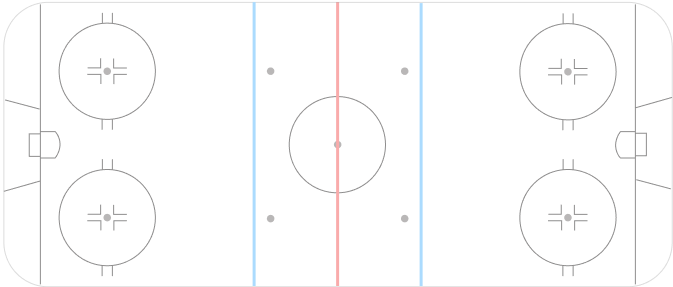
#> input picture notebooks/assets/rink-bg-plot_simple.png, 673 x 287 px
$ jupyter execute --allow-errors 002.2-tracking.ipynb
#> lines starting #> are read from the running program, lines starting #| are printed output that depends on the picture
[cell 1]
import numpy as np
import numpy.linalg as la
import matplotlib.pyplot as plt
import json

## Import game data

#> (a cell that did not finish here is left out)

[cell 3]
triangles =  [
    ["L22","L32","L33"],
    ["L11","L12","L21"],
    ["L12","L13","L23"],
    ["L13","L14","L25"],
    ["L21","L12","L22"],
    ["L12","L22","L23"],
    ["L23","L13","L24"],
    ["L13","L24","L25"],
    ["L21","L22","L32"],
    ["L22","L23","L33"],
    ["L23","L33","L34"],
    ["L23","L24","L34"],
    ["L24","L34","L35"],
    ["L24","L25","L35"],
    ["L25","L36","L54"],
    ["L21","L31","L51"],
    ["L21","L31","L32"],
    ["L31","L32","L41"],
    ["L35","L25","L36"],
    ["L31","L42","L41"],
    ["L32","L41","L33"],
    ["L33","L34","L53"],
    ["L34","L42","L35"],
    ["L35","L36","L42"],
    ["L36","L42","L54"],
    ["L42","L53","L54"],
    ["L34","L42","L53"],
    ["L33","L52","L53"],
    ["L33","L41","L52"],
    ["L31","L41","L51"],
    ["L51","L52","C1"],
    ["C1","L52","C2"],
    ["L52","C2","L53"],
    ["L53","C3","L54"]
]

[cell 4]
plotTrackersCoors = {
    'C1': [ 337.48 , 3.77 ],
    'C2': [ 337.48 , 144.58 ],
    'C3': [336.69 , 283.54 ],
    'L11': [ 4.46  , 38.68 ],
    'L12': [4.12  , 99.92 ],
    'L13': [ 3.85 , 191.6  ],
    'L14': [ 4.64 , 250.44 ],
    'L21': [ 40.89 , 6.92 ],
    'L22': [ 40.63 , 109.11  ],
    'L23': [ 29.6 , 144.58 ],
    'L24': [ 40.89 , 180.3 ],
    'L25': [ 40.63 , 282.49 ],
    'L31': [ 112.61 , 23.21 ],
    'L32': [ 107.09 , 71.28 ],
    'L33': [ 101.84 , 119.36 ],
    'L34': [ 102.1 , 169.01 ],
    'L35': [ 107.09 , 217.34 ],
    'L36': [ 112.09 , 264.89 ],
    'L41': [  155.69, 69.45 ],
    'L42': [ 155.43 , 220.23 ],
    'L51': [ 253.15 , 4.82 ],
    'L52': [ 270.49 , 71.28 ],
    'L53': [ 270.49 , 218.39 ],
    'L54': [ 253.15 , 283.54 ]
}

#> (a cell that did not finish here is left out)

[cell 6]
def getPlayerNum( _itemName ):
    targetItem = None

    for itemReg in itemsReg:
        if itemReg['name'] == _itemName:
            targetItem = itemReg
            break

    if targetItem:
        return targetItem['num']


# [27 lines left out: function getItemCoorByFrame, not called in this run]

## Calculate

[cell 7]
class Vector:
    def __init__(self, x, y):
        self.x = x
        self.y = y

[cell 8]
# [11 lines left out: function isPointInTriangle, not called in this run]

[cell 9]
# [6 lines left out: function barycentric_coords, not called in this run]

[cell 10]
# Delta correction in x,y screen-capture-coordinates to plot-coordinates

d = 172.34

def mapX(_x):
    return round(_x  * d, 3)

def mapY(_y):
    return round(474 - (_y * d), 3)

[cell 11]
txs = [plotTrackersCoors[key][0]  for key in plotTrackersCoors]
tys = [plotTrackersCoors[key][1]  for key in plotTrackersCoors]

### Map coors

[cell 12]
def draw( pName, frameTarget, _pxs, _pys, _labels= [] ):


    a = None
    b = None
    c = None

    p = None

    pNum = getPlayerNum(pName)

    isV = False

    for triangleVertices in triangles:
        cAName = triangleVertices[0] #'L11'
        cBName = triangleVertices[1] #'L23'
        cCName = triangleVertices[2] #'L34'

        # Scene triangle and item coordinates

        a = getItemCoorByFrame( cAName, frameTarget)
        b = getItemCoorByFrame( cBName, frameTarget)
        c = getItemCoorByFrame( cCName, frameTarget)

        p = getItemCoorByFrame(pName, frameTarget)

        # check is in triangle
        va = Vector( a[0], a[1])
        vb = Vector( b[0], b[1])
        vc = Vector( c[0], c[1])

        vp = Vector( p[0], p[1])

        isV = isPointInTriangle(vp, va, vb, vc)
        #

        if isV:
            print(pName,' (', pNum, ') ', ' >> is in triangle: ', triangleVertices )
            break

    if not isV:
        print(pName,' (', pNum, ') ', ' >> NOT in any triangle' )
        return

    aX= mapX(a[0])
    aY= mapY(a[1])

    bX= mapX(b[0])
    bY= mapY(b[1])

    cX= mapX(c[0])
    cY= mapY(c[1])

    pX = mapX(p[0])
    pY = mapY(p[1])

    bCoords = barycentric_coords([ [aX, aY],[bX, bY],[cX, cY]], [pX,pY])

    # Plot triangle and item coordinates

    [aX_, aY_ ] = plotTrackersCoors[cAName]
    [bX_, bY_ ] = plotTrackersCoors[cBName]
    [cX_, cY_ ] = plotTrackersCoors[cCName]

    pX_ = round((bCoords[0]*aX_ + bCoords[1]*bX_ + bCoords[2]*cX_), 3)
    pY_ = round((bCoords[0]*aY_ + bCoords[1]*bY_ + bCoords[2]*cY_), 3)

    _pxs.append(pX_)
    _pys.append(pY_)
    _labels.append(pNum)

---

[cell 13]
frameTarget = 800

---

[cell 14]
itemPlotCoors = {}

#> (the rest of this cell did not finish here and is left out)

[cell 15]
# Home players dots

hxs = []
hys = []
hls = []

home = [
    'P_LOC_1',
    'P_LOC_2',
    'P_LOC_3',
    'P_LOC_4',
    'P_LOC_5',
]

#> (the rest of this cell did not finish here and is left out)

[cell 16]
# Visitor players dots

vxs = []
vys = []
vls = []

visitors = [
    'P_VIS_1',
    'P_VIS_2',
    'P_VIS_3',
    'P_VIS_4',
    'P_VIS_5',
    'P_VIS_6'
]

#> (the rest of this cell did not finish here and is left out)

[cell 17]
# Puck dot

pxs = []
pys = []

#> (the rest of this cell did not finish here and is left out)


## Plot trackers

[cell 18]
homeColor = '#880000'
visitorColor = 'grey'

[cell 19]
dpi = 100

fw = 11
fh = 5.5

dotSize = 45
annotationSize = dotSize/4
puckSize= 20

minimal= True

figSize = (fw,fh)
fig, ax = plt.subplots()

plt.rcParams["figure.figsize"] = figSize
plt.rcParams["figure.autolayout"] = True
fig.set_dpi(dpi)

if not minimal:
    major_ticks = np.arange(0, 1900, 10)
    minor_ticks = np.arange(0, 800, 10)

    ax.set_xticks(major_ticks)
    ax.set_xticks(minor_ticks, minor=True)
    ax.set_yticks(major_ticks)
    ax.set_yticks(minor_ticks, minor=True)

    plt.xticks(fontsize=7,rotation = 45)
    plt.yticks(fontsize=7)

    ax.grid(which='both', alpha=0.2)
else:
    plt.axis('off')


img = plt.imread("./assets/rink-bg-plot_simple.png")
#> img is the input picture: shape (287, 673, 4) float32; mean R, G, B, A 0.988, 0.989, 0.99, 1

ax.set_title(f'Frame: {frameTarget} ',fontsize=12)

# ax.plot(txs, tys, '.', linewidth=2, color='black', markersize=12)

ax.plot(hxs, hys, '.', linewidth=2, color=homeColor, markersize=dotSize)
ax.plot(vxs, vys, '.', linewidth=2, color=visitorColor, markersize=dotSize)
ax.plot(pxs, pys, '.', linewidth=2, color='black', markersize=puckSize)

for i, txt in enumerate(hls):
    ax.annotate(txt, (hxs[i], hys[i]), ha='center', va="center", color='white', size=annotationSize)

for i, txt in enumerate(vls):
    ax.annotate(txt, (vxs[i], vys[i]), ha='center', va="center", color='white', size=annotationSize)

ax.imshow(img)

plt.savefig(f'./output/002.2_{frameTarget}.png', dpi=dpi)
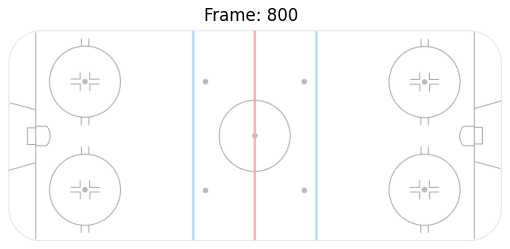
#> figure drawn by matplotlib, 1 panel
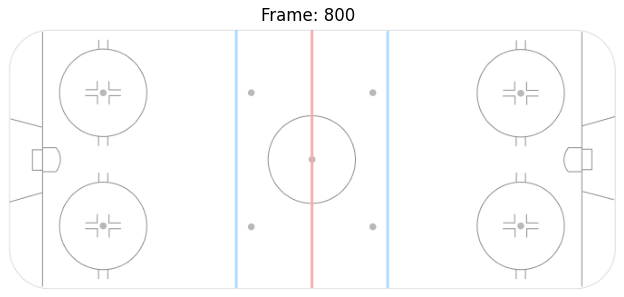
#> figure drawn by matplotlib, 1 panel
